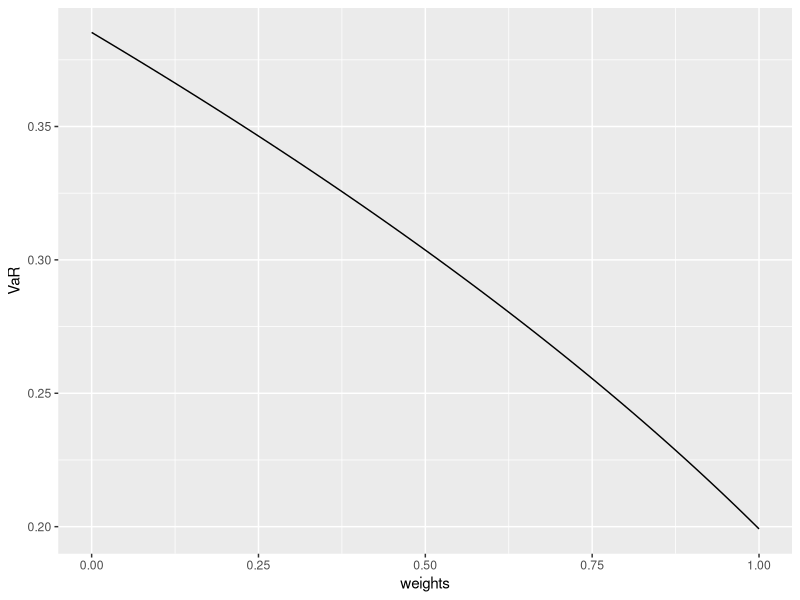
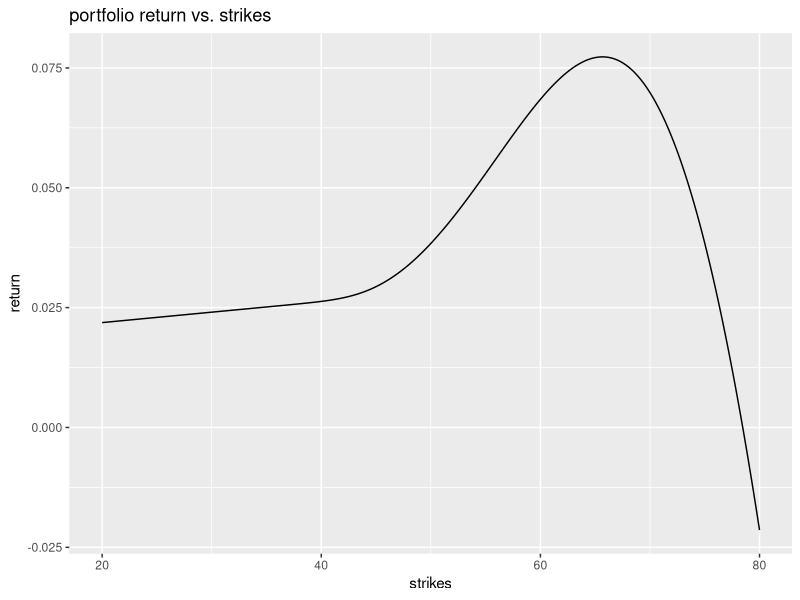
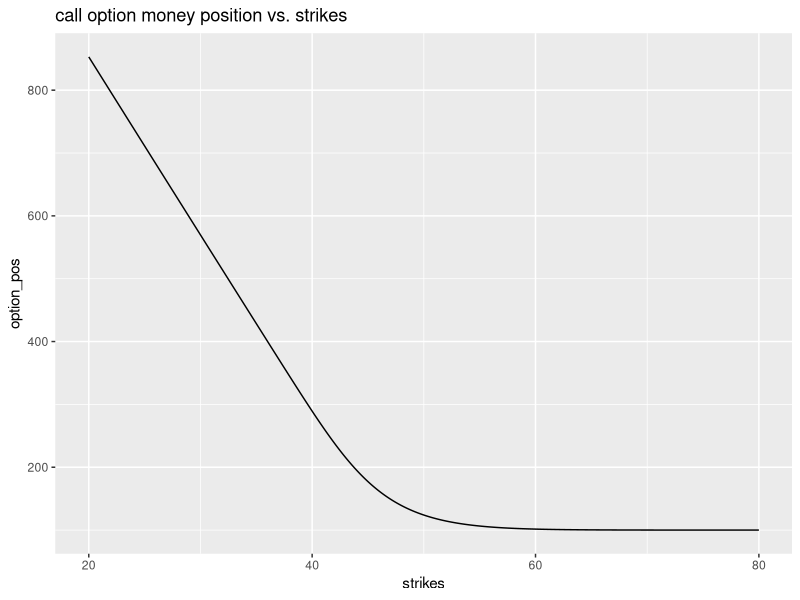
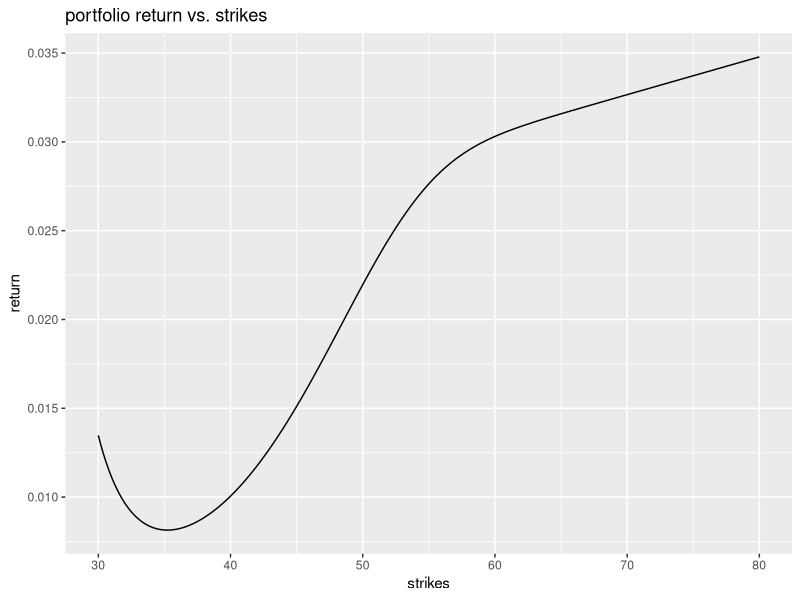
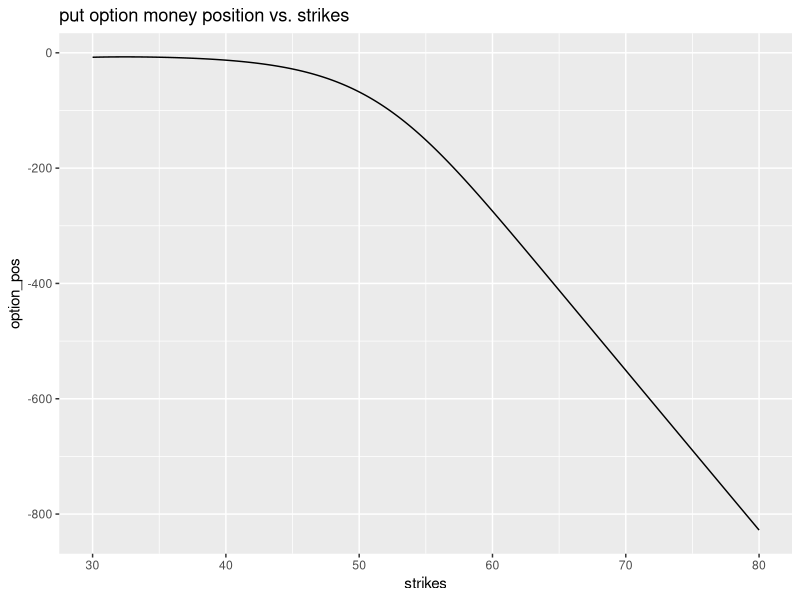

Write R code to recreate these figures, in order.
## ---- chunk 1
qnorm(0.01)
## ---- chunk 2
library(ggplot2)
weights = seq(0, 1, 0.01)
sigma1 = 0.12
sigma2 = 0.2
sigma = sqrt(weights*sigma1^2 + (1- weights)*sigma2^2)
VaR = - (0.08 + (-2.3263)*sigma)
out = as.data.frame(cbind(weights, VaR))
ggplot(data=out, aes(x = weights, y = VaR)) + geom_line()
## ---- chunk 3
BSCall = function(S, K, r, t, sigma) {
  d1  =  (log(S/K) + (r + sigma^2/2)*t) / (sigma*sqrt(t))
  d2  =  d1 - sigma*sqrt(t)
  return(S * pnorm(d1) - K*exp(-r*t)*pnorm(d2))
}
callprice = BSCall(50, 50, 0.02, 1/4, 0.16)
callprice
## ---- chunk 4
set.seed(12345)
mu = 0.07
sigma = 0.16
t = 10/252
r = 0.02
S0 = 50
out = rep(0,100000)

for (i in 1:100000){
  St = S0 * exp((mu - 0.5*sigma^2)*t + sigma * sqrt(t)*rnorm(1))
  out[i] = BSCall(St, 50, 0.02, 1/4-10/252, sigma)
}
mean(out)*exp(-r*t)

## ---- chunk 5
VaR = callprice - quantile(out, 0.01)[[1]]
VaR
## ---- chunk 6
BSPut = function(S, K, r, t, sigma) {
  d1  =  (log(S/K) + (r + sigma^2/2)*t) / (sigma*sqrt(t))
  d2  =  d1 - sigma*sqrt(t)
  return(-S * pnorm(-d1) + K*exp(-r*t)*pnorm(-d2))
}
putprice = BSPut(50, 50, 0.02, 1/4, 0.16)
putprice
## ---- chunk 7
set.seed(12345)
mu = 0.07
sigma = 0.16
t = 10/252
r = 0.02
S0 = 50
out = rep(0,100000)

for (i in 1:100000){
  St = S0 * exp((mu - 0.5*sigma^2)*t + sigma * sqrt(t)*rnorm(1))
  out[i] = BSPut(St, 50, 0.02, 1/4-10/252, sigma)
}
mean(out)*exp(-r*t)
## ---- chunk 8
VaR = -putprice + quantile(out, 0.99)[[1]]
VaR
## ---- chunk 9
library(ggplot2)

mu = 0.07
sigma = 0.16
t = 10/252
r = 0.02
S0 = 50
strikes = seq(20, 80, 0.1)
return = rep(0, 601)
option_pos = rep(0, 601)
P0 = rep(0, 601)
Pt = rep(0, 601)
for (j in 1:601){
  set.seed(12345)
  callprice = BSCall(50, strikes[j], 0.02, 1/4, 0.16)
  St = S0 * exp((mu - 0.5*sigma^2)*t + sigma * sqrt(t)*rnorm(10000))
  out= BSCall(St, strikes[j], 0.02, 1/4-10/252, sigma)
  expected_price = mean(out)*exp(-r*t)
  VaR = callprice - quantile(out, 0.01)[[1]]
  pos = 100/VaR
  mpos = pos * callprice
  bond_pos = 100 - mpos
  ret = (expected_price*pos - mpos + bond_pos * 0.00079)/100
  return[j] = ret
  option_pos[j] = mpos
  P0[j] = callprice
  Pt[j] = expected_price
}
ans = as.data.frame(cbind(strikes,return, option_pos, P0, Pt))
ggplot(data = ans, aes(x = strikes)) + geom_line(aes(y = return)) + ggtitle('portfolio return vs. strikes')
ggplot(data = ans, aes(x = strikes)) + geom_line(aes(y = option_pos)) + ggtitle('call option money position vs. strikes')
## ---- chunk 10

mu = 0.07
sigma = 0.16
t = 10/252
r = 0.02
S0 = 50
strikes = seq(30, 80, 0.1)
return = rep(0, 501)
option_pos = rep(0,501)
P0 = rep(0, 501)
Pt = rep(0, 501)
for (j in 1:501){
  set.seed(12345)
  putprice = BSPut(50, strikes[j], 0.02, 1/4, 0.16)
  St = S0 * exp((mu - 0.5*sigma^2)*t + sigma * sqrt(t)*rnorm(10000))
  out= BSPut(St, strikes[j], 0.02, 1/4-10/252, sigma)
  expected_price = mean(out)*exp(-r*t)
  VaR = -putprice + quantile(out, 0.99)[[1]]
  pos = 100/VaR
  mpos = -pos * putprice
  bond_pos = 100 - mpos
  ret = (-expected_price*pos - mpos + bond_pos * 0.00079)/100
  return[j] = ret
  option_pos[j] = mpos
  P0[j] = callprice
  Pt[j] = expected_price
}
ans = as.data.frame(cbind(strikes,return, option_pos, P0, Pt))
ggplot(data = ans, aes(x = strikes)) + geom_line(aes(y = return)) + ggtitle('portfolio return vs. strikes')
ggplot(data = ans, aes(x = strikes)) + geom_line(aes(y = option_pos)) + ggtitle('put option money position vs. strikes')
